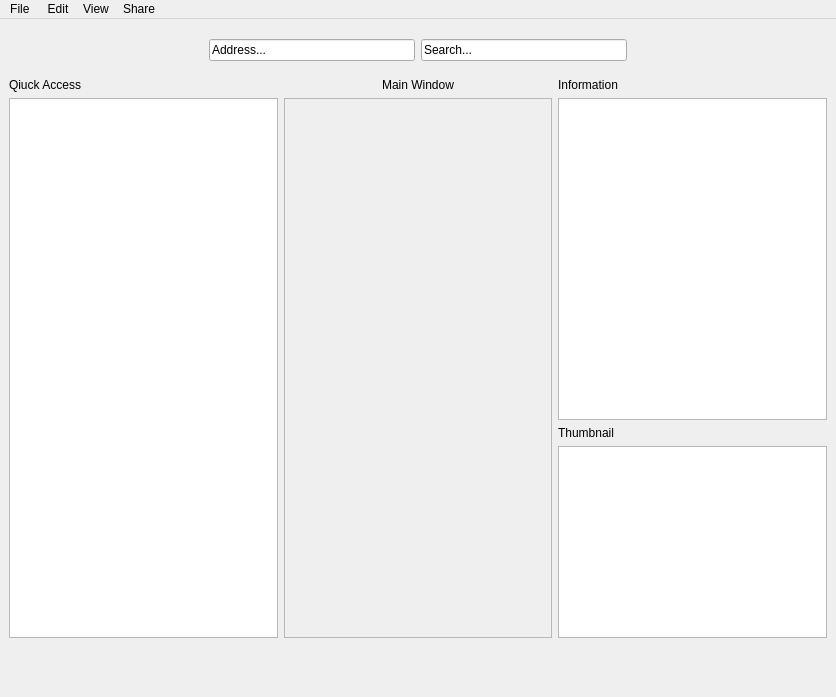
<?xml version="1.0" encoding="UTF-8"?>
<ui version="4.0">
 <class>MainWindow</class>
 <widget class="QMainWindow" name="MainWindow">
  <property name="geometry">
   <rect>
    <x>0</x>
    <y>0</y>
    <width>836</width>
    <height>697</height>
   </rect>
  </property>
  <property name="windowTitle">
   <string>File Manger</string>
  </property>
  <property name="windowIcon">
   <iconset>
    <normaloff>icon/newFolder.png</normaloff>icon/newFolder.png</iconset>
  </property>
  <property name="styleSheet">
   <string notr="true">QToolTip
{
    border: 1px  #76797C;
    background-color: rgb(90, 102, 117);;
    color: white;
    opacity: 200;
}

QPushButton {

  background-image: -webkit-linear-gradient(top, #3498db, #2980b9);
  background-image: -moz-linear-gradient(top, #3498db, #2980b9);
  background-image: -ms-linear-gradient(top, #3498db, #2980b9);
  background-image: -o-linear-gradient(top, #3498db, #2980b9);
  background-image: linear-gradient(to bottom, #3498db, #2980b9);
  -webkit-border-radius: 28;
  -moz-border-radius: 28;
  border-radius: 28px;
  font-family: Arial;
  color: #ffffff;
  font-size: 20px;
  padding: 10px 20px 10px 20px;
  text-decoration: none;
}

QPushButton:hover {
  background: #dddddd;
}

QPushButton:pressed {
  background: #EB5C74;
}

</string>
  </property>
  <widget class="QWidget" name="centralwidget">
   <layout class="QGridLayout" name="gridLayout_10">
    <item row="0" column="0" colspan="3">
     <layout class="QHBoxLayout" name="horizontalLayout" stretch="0,0,0,0,0,0">
      <item>
       <widget class="QPushButton" name="pushButton_2">
        <property name="icon">
         <iconset>
          <normaloff>icon/back.png</normaloff>icon/back.png</iconset>
        </property>
        <property name="iconSize">
         <size>
          <width>41</width>
          <height>40</height>
         </size>
        </property>
        <property name="flat">
         <bool>true</bool>
        </property>
       </widget>
      </item>
      <item>
       <widget class="QPushButton" name="pushButton_3">
        <property name="toolTip">
         <string>&lt;html&gt;&lt;head/&gt;&lt;body&gt;&lt;p&gt;Milad Hacker Best&lt;/p&gt;&lt;/body&gt;&lt;/html&gt;</string>
        </property>
        <property name="styleSheet">
         <string notr="true"/>
        </property>
        <property name="text">
         <string/>
        </property>
        <property name="icon">
         <iconset>
          <normaloff>icon/forward.png</normaloff>icon/forward.png</iconset>
        </property>
        <property name="iconSize">
         <size>
          <width>41</width>
          <height>40</height>
         </size>
        </property>
        <property name="flat">
         <bool>true</bool>
        </property>
       </widget>
      </item>
      <item>
       <widget class="QLineEdit" name="lineEdit">
        <property name="styleSheet">
         <string notr="true"/>
        </property>
        <property name="text">
         <string>Address...</string>
        </property>
       </widget>
      </item>
      <item>
       <widget class="QLineEdit" name="lineEdit_2">
        <property name="text">
         <string>Search...</string>
        </property>
       </widget>
      </item>
      <item>
       <widget class="QPushButton" name="pushButton_10">
        <property name="text">
         <string/>
        </property>
        <property name="icon">
         <iconset>
          <normaloff>icon/search.png</normaloff>icon/search.png</iconset>
        </property>
        <property name="iconSize">
         <size>
          <width>41</width>
          <height>40</height>
         </size>
        </property>
        <property name="flat">
         <bool>true</bool>
        </property>
       </widget>
      </item>
      <item>
       <widget class="QPushButton" name="pushButton_9">
        <property name="icon">
         <iconset>
          <normaloff>icon/setting.png</normaloff>icon/setting.png</iconset>
        </property>
        <property name="iconSize">
         <size>
          <width>41</width>
          <height>40</height>
         </size>
        </property>
        <property name="autoRepeat">
         <bool>false</bool>
        </property>
        <property name="autoExclusive">
         <bool>false</bool>
        </property>
        <property name="default">
         <bool>false</bool>
        </property>
        <property name="flat">
         <bool>true</bool>
        </property>
       </widget>
      </item>
     </layout>
    </item>
    <item row="1" column="0">
     <layout class="QGridLayout" name="gridLayout">
      <item row="0" column="0">
       <widget class="QLabel" name="label">
        <property name="text">
         <string>Qiuck Access</string>
        </property>
       </widget>
      </item>
      <item row="1" column="0">
       <widget class="QTreeView" name="treeView"/>
      </item>
     </layout>
    </item>
    <item row="1" column="1">
     <layout class="QGridLayout" name="gridLayout_6">
      <item row="0" column="0">
       <widget class="QLabel" name="label_2">
        <property name="text">
         <string>Main Window</string>
        </property>
        <property name="alignment">
         <set>Qt::AlignCenter</set>
        </property>
       </widget>
      </item>
      <item row="1" column="0">
       <widget class="QScrollArea" name="scrollArea">
        <property name="widgetResizable">
         <bool>true</bool>
        </property>
        <widget class="QWidget" name="scrollAreaWidgetContents">
         <property name="geometry">
          <rect>
           <x>0</x>
           <y>0</y>
           <width>264</width>
           <height>479</height>
          </rect>
         </property>
         <zorder></zorder>
        </widget>
       </widget>
      </item>
     </layout>
    </item>
    <item row="2" column="0" colspan="3">
     <layout class="QHBoxLayout" name="horizontalLayout_2">
      <item>
       <widget class="QPushButton" name="pushButton">
        <property name="text">
         <string/>
        </property>
        <property name="icon">
         <iconset>
          <normaloff>icon/home.png</normaloff>icon/home.png</iconset>
        </property>
        <property name="iconSize">
         <size>
          <width>60</width>
          <height>60</height>
         </size>
        </property>
        <property name="flat">
         <bool>true</bool>
        </property>
       </widget>
      </item>
      <item>
       <widget class="QPushButton" name="pushButton_4">
        <property name="text">
         <string/>
        </property>
        <property name="icon">
         <iconset>
          <normaloff>icon/burn.png</normaloff>icon/burn.png</iconset>
        </property>
        <property name="iconSize">
         <size>
          <width>60</width>
          <height>60</height>
         </size>
        </property>
        <property name="flat">
         <bool>true</bool>
        </property>
       </widget>
      </item>
      <item>
       <widget class="QPushButton" name="pushButton_5">
        <property name="text">
         <string/>
        </property>
        <property name="icon">
         <iconset>
          <normaloff>icon/preview.png</normaloff>icon/preview.png</iconset>
        </property>
        <property name="iconSize">
         <size>
          <width>60</width>
          <height>60</height>
         </size>
        </property>
        <property name="flat">
         <bool>true</bool>
        </property>
       </widget>
      </item>
      <item>
       <widget class="QPushButton" name="pushButton_6">
        <property name="text">
         <string/>
        </property>
        <property name="icon">
         <iconset>
          <normaloff>icon/cut.png</normaloff>icon/cut.png</iconset>
        </property>
        <property name="iconSize">
         <size>
          <width>60</width>
          <height>60</height>
         </size>
        </property>
        <property name="flat">
         <bool>true</bool>
        </property>
       </widget>
      </item>
      <item>
       <widget class="QPushButton" name="pushButton_7">
        <property name="text">
         <string/>
        </property>
        <property name="icon">
         <iconset>
          <normaloff>icon/copy.png</normaloff>icon/copy.png</iconset>
        </property>
        <property name="iconSize">
         <size>
          <width>60</width>
          <height>60</height>
         </size>
        </property>
        <property name="flat">
         <bool>true</bool>
        </property>
       </widget>
      </item>
      <item>
       <widget class="QPushButton" name="pushButton_11">
        <property name="text">
         <string/>
        </property>
        <property name="icon">
         <iconset>
          <normaloff>icon/chat.png</normaloff>icon/chat.png</iconset>
        </property>
        <property name="iconSize">
         <size>
          <width>60</width>
          <height>60</height>
         </size>
        </property>
        <property name="flat">
         <bool>true</bool>
        </property>
       </widget>
      </item>
      <item>
       <widget class="QPushButton" name="pushButton_8">
        <property name="text">
         <string/>
        </property>
        <property name="icon">
         <iconset>
          <normaloff>icon/paste.png</normaloff>icon/paste.png</iconset>
        </property>
        <property name="iconSize">
         <size>
          <width>60</width>
          <height>60</height>
         </size>
        </property>
        <property name="flat">
         <bool>true</bool>
        </property>
       </widget>
      </item>
     </layout>
    </item>
    <item row="1" column="2">
     <layout class="QGridLayout" name="gridLayout_8">
      <item row="2" column="0">
       <widget class="QLabel" name="label_4">
        <property name="text">
         <string>Thumbnail</string>
        </property>
       </widget>
      </item>
      <item row="0" column="0">
       <widget class="QLabel" name="label_3">
        <property name="text">
         <string>Information</string>
        </property>
       </widget>
      </item>
      <item row="3" column="0" alignment="Qt::AlignBottom">
       <widget class="QGraphicsView" name="graphicsView">
        <property name="minimumSize">
         <size>
          <width>267</width>
          <height>192</height>
         </size>
        </property>
       </widget>
      </item>
      <item row="1" column="0">
       <widget class="QListWidget" name="listWidget"/>
      </item>
     </layout>
    </item>
   </layout>
  </widget>
  <widget class="QMenuBar" name="menubar">
   <property name="geometry">
    <rect>
     <x>0</x>
     <y>0</y>
     <width>836</width>
     <height>21</height>
    </rect>
   </property>
   <widget class="QMenu" name="menuFile">
    <property name="title">
     <string>File </string>
    </property>
    <addaction name="actionOpen"/>
    <addaction name="actionUndo"/>
    <addaction name="actionDelete"/>
    <addaction name="actionPreview"/>
    <addaction name="actionExit"/>
   </widget>
   <widget class="QMenu" name="menuEdit">
    <property name="title">
     <string>Edit</string>
    </property>
    <addaction name="actionSort"/>
    <addaction name="actionCopy"/>
    <addaction name="actionCut"/>
    <addaction name="actionPaste"/>
    <addaction name="actionSelect_All"/>
    <addaction name="actionProperties"/>
   </widget>
   <widget class="QMenu" name="menuView">
    <property name="title">
     <string>View</string>
    </property>
    <widget class="QMenu" name="menuChange_View">
     <property name="title">
      <string>Change View</string>
     </property>
     <addaction name="actionLarge"/>
     <addaction name="actionMedium"/>
     <addaction name="actionSmall"/>
    </widget>
    <addaction name="actionLayouts"/>
    <addaction name="menuChange_View"/>
   </widget>
   <widget class="QMenu" name="menuShare">
    <property name="title">
     <string>Share</string>
    </property>
    <addaction name="actionShare_Option"/>
   </widget>
   <addaction name="menuFile"/>
   <addaction name="menuEdit"/>
   <addaction name="menuView"/>
   <addaction name="menuShare"/>
  </widget>
  <action name="actionOpen">
   <property name="text">
    <string>Open</string>
   </property>
  </action>
  <action name="actionUndo">
   <property name="text">
    <string>Undo</string>
   </property>
  </action>
  <action name="actionDelete">
   <property name="text">
    <string>Delete</string>
   </property>
  </action>
  <action name="actionPreview">
   <property name="text">
    <string>Preview</string>
   </property>
  </action>
  <action name="actionExit">
   <property name="text">
    <string>Exit</string>
   </property>
  </action>
  <action name="actionSort">
   <property name="text">
    <string>Sort</string>
   </property>
  </action>
  <action name="actionCopy">
   <property name="text">
    <string>Copy</string>
   </property>
  </action>
  <action name="actionCut">
   <property name="text">
    <string>Cut</string>
   </property>
  </action>
  <action name="actionPaste">
   <property name="text">
    <string>Paste</string>
   </property>
  </action>
  <action name="actionSelect_All">
   <property name="text">
    <string>Select All</string>
   </property>
  </action>
  <action name="actionProperties">
   <property name="text">
    <string>Properties</string>
   </property>
  </action>
  <action name="actionLayouts">
   <property name="text">
    <string>Layouts</string>
   </property>
  </action>
  <action name="actionLarge">
   <property name="text">
    <string>Large</string>
   </property>
  </action>
  <action name="actionMedium">
   <property name="text">
    <string>Medium</string>
   </property>
  </action>
  <action name="actionSmall">
   <property name="text">
    <string>Small</string>
   </property>
  </action>
  <action name="actionShare_Option">
   <property name="text">
    <string>Share Option</string>
   </property>
  </action>
 </widget>
 <tabstops>
  <tabstop>lineEdit</tabstop>
  <tabstop>lineEdit_2</tabstop>
  <tabstop>pushButton_10</tabstop>
  <tabstop>pushButton_9</tabstop>
  <tabstop>scrollArea</tabstop>
  <tabstop>treeView</tabstop>
  <tabstop>listWidget</tabstop>
  <tabstop>pushButton</tabstop>
  <tabstop>pushButton_4</tabstop>
  <tabstop>pushButton_5</tabstop>
  <tabstop>pushButton_6</tabstop>
  <tabstop>pushButton_7</tabstop>
  <tabstop>pushButton_11</tabstop>
  <tabstop>pushButton_8</tabstop>
 </tabstops>
 <resources/>
 <connections/>
</ui>
